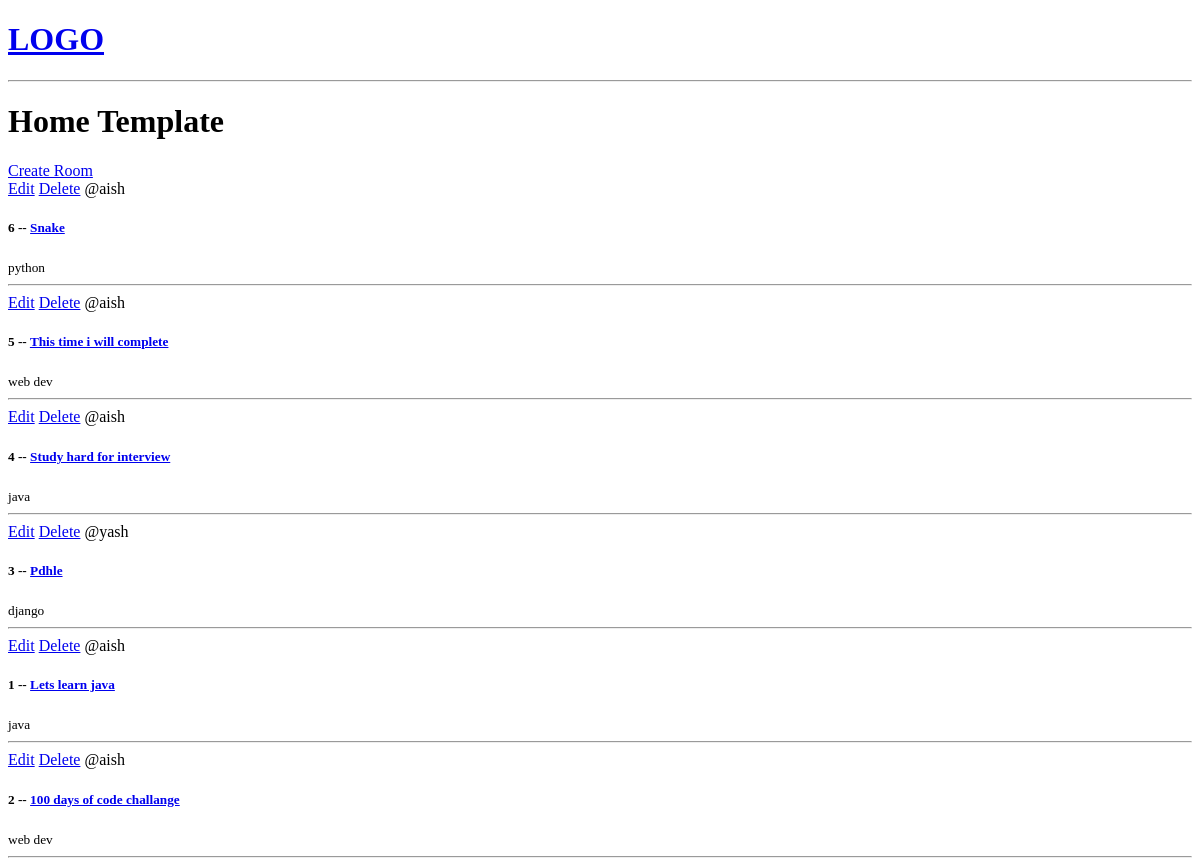
Before: / with the older database file.
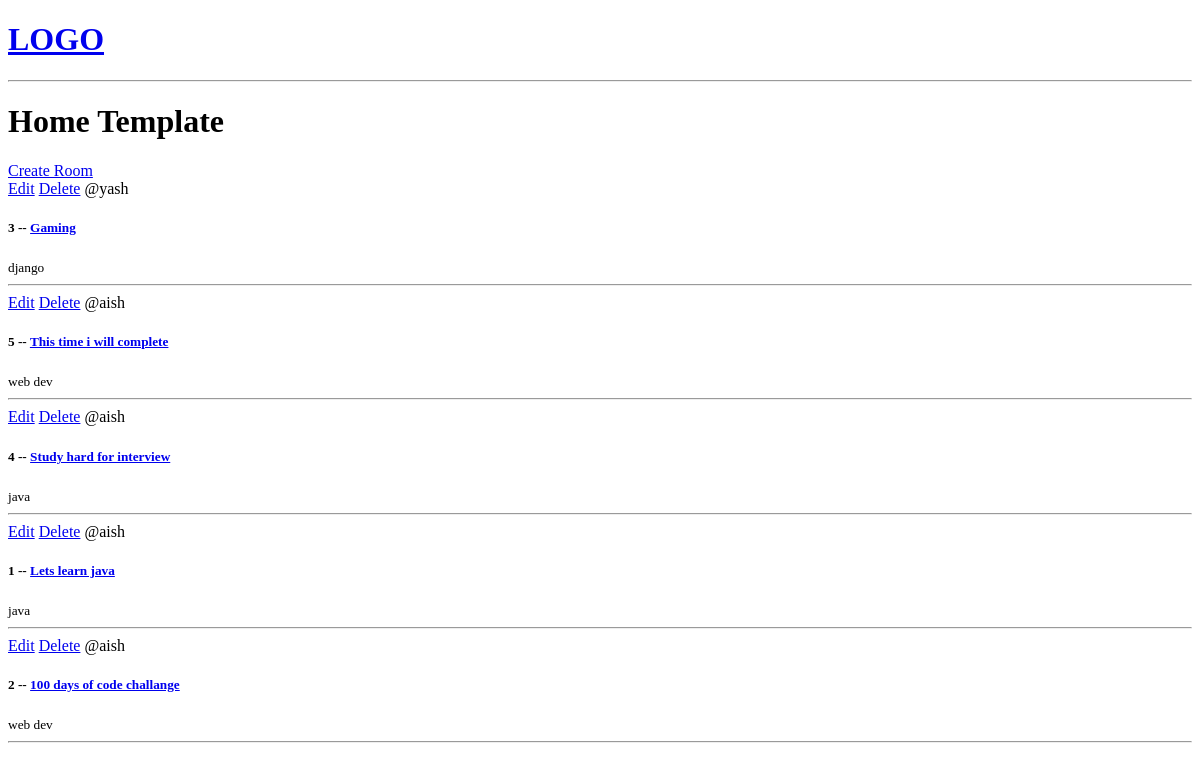
After: the same page with the newer database file.
### base/models.py (models this page shows, shortened)
class Room(models.Model):
    host = models.ForeignKey(User, on_delete=models.SET_NULL, null=True)
    topic = models.ForeignKey(Topic, on_delete=models.SET_NULL, null=True)
    name = models.CharField(max_length=200)
    description = models.TextField(null=True, blank=True)
    updated = models.DateTimeField(auto_now=True)
    created = models.DateTimeField(auto_now_add=True)
    class Meta:
        ordering = ['-updated', '-created']

class Topic(models.Model):
    name=models.CharField(max_length=200)

### base/views.py (the view)
# urls.py: path('', views.home, name="home"),
def home(request):
    rooms = Room.objects.all()
    context = {'rooms': rooms}
    return render(request, 'base/home.html', context)

### base/templates/base/home.html
{% extends 'main.html' %}
{%block content%}
<h1>Home Template</h1>
<div>
    <a href="{% url 'create-room' %}">Create Room</a>
    <div>
        {% for room in rooms %}
            <div>
                <a href="{% url 'update-room' room.id %}">Edit</a>
                <a href="{% url 'delete-room' room.id %}">Delete</a>
                <span>@{{room.host.username}}</span>
                <h5>{{room.id}} -- <a href="{% url 'room' room.id %}"> {{room.name}} </h5></a>
                <small>{{room.topic.name}}</small>
                <hr>
            </div>
        {% endfor %}
    </div>
</div>
{%endblock%}

Changed rows visible on the page:
removed Room: host.username "aish", id "6", name "Snake", topic.name "python"
changed Room "yash": name "Pdhle" → "Gaming"; moves up the list
